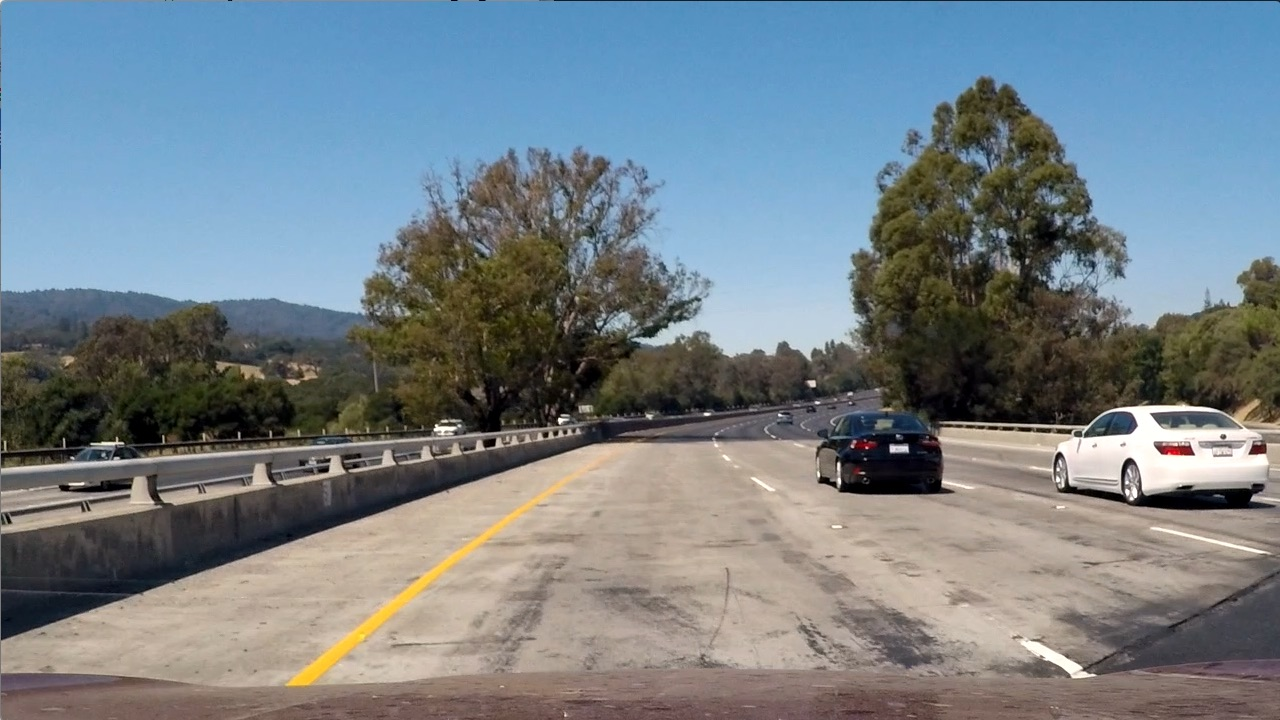
#> input picture test_images/test1.jpg, 1280 x 720 px
$ jupyter execute --allow-errors project_2.ipynb   (older library calls are emulated)
#> lines starting #> are read from the running program, lines starting #| are printed output that depends on the picture; after the words box and inside, x2 and y2 are one past the last pixel; in counts of white or black regions, pixels touching at a corner belong together
#> in test_binary, image1 is the input picture: shape (720, 1280, 3); mean R, G, B 117.5, 128.7, 135.5
# The goals / steps of this project are the following:

* Compute the camera calibration matrix and distortion coefficients given a set of chessboard images.
* Apply a distortion correction to raw images.
* Use color transforms, gradients, etc., to create a thresholded binary image.
* Apply a perspective transform to rectify binary image ("birds-eye view").
* Detect lane pixels and fit to find the lane boundary.
* Determine the curvature of the lane and vehicle position with respect to center.
* Warp the detected lane boundaries back onto the original image.
* Output visual display of the lane boundaries and numerical estimation of lane curvature and vehicle position.

### Part 1: Camera Calibration

[cell 1]
import numpy as np
import cv2
import matplotlib.pyplot as plt
import matplotlib.image as mpimg
import glob
import os

class Calibration():

    '''Computes the camera calibration matrix (mtx) and distortion coefficients (dist) using a set of chessboard images.
    Also applies distortion correction to raw images.'''

    def __init__(self):

        self.mtx, self.dist = self.get_mtx_dist()

    def get_mtx_dist(self):

        #list the calibration images
        images = glob.glob(os.path.join('camera_cal', 'calibration*.jpg'))

        #arrays to hold the points
        object_points = []
        image_points = []

        #create object points
        objp = np.zeros((6*9, 3), np.float32)
        objp[:, :2] = np.mgrid[0:9, 0:6].T.reshape(-1, 2)

        #iterate through the images and find the chessboard corners
        for image in images:
            img = cv2.imread(image)
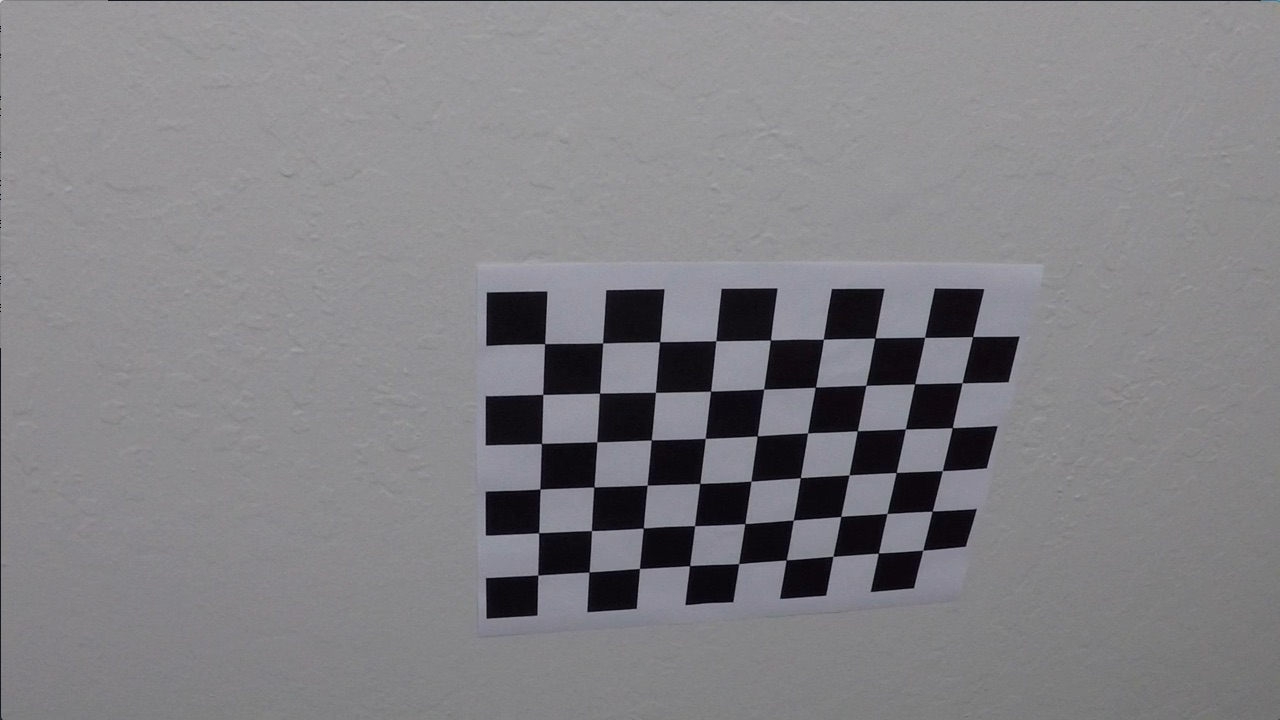
#> input picture camera_cal/calibration10.jpg, 1280 x 720 px
#> img is the input picture: shape (720, 1280, 3); mean B, G, R 133.1, 129.4, 130.2
            gray = cv2.cvtColor(img, cv2.COLOR_BGR2GRAY)

            #find chessboard corners
            ret, corners = cv2.findChessboardCorners(gray, (9,6), None)
#> ret = True; corners = 54 rows, first 8: [545.3, 343.1], [602.7, 342.8], [660.1, 341.3], [715.8, 340.7], [770.6, 340], [823.5, 339.2], [874.3, 338.5], [925.1, 337.4]

            #if we find corners, add points to object and image points
            if ret == True:
                image_points.append(corners)
                object_points.append(objp)

        #get the image size
        img_size = (gray.shape[1], gray.shape[0])

        #calibrates given image points, object points, and shape of the grayscale image
        ret, mtx, dist, rvecs, tvecs = cv2.calibrateCamera(object_points, image_points, img_size, None, None)
#> ret = 0.68; mtx = [[1143.7, 0, 681.7], [0, 1109.2, 367.7], [0, 0, 1]]; dist = [[-0.515, 2.99, -0.00876, 0.00937, 1.41]]; rvecs = ([0.451, -0.252, 0.0361],); tvecs = ([-2.31, -0.422, 19.12],)
#> in __init__, `self.mtx, self.dist = self.get_mtx_dist()`: self.mtx has the same summary as mtx in get_mtx_dist; self.dist = [[-0.515, 2.99, -0.00876, 0.00937, 1.41]]

        return mtx, dist

    def undistort(self, image):

        undist = cv2.undistort(image, self.mtx, self.dist, None, self.mtx)

        return undist

[cell 2]
#utilize the calibration class to display the original calibration image and the undistorted image

def test_undistort():

    image = mpimg.imread('camera_cal/calibration1.jpg')
    camera_calibration = Calibration()
    undistorted_image = camera_calibration.undistort(image)

    f, (ax1, ax2) = plt.subplots(1, 2, figsize=(20, 7))
    f.tight_layout()

    ax1.imshow(image)
    ax1.set_title('Original Image', fontsize=25)
    ax2.imshow(undistorted_image)
    ax2.set_title('Undistorted Image', fontsize=25)
    plt.subplots_adjust(left=0., right=1, top=0.9, bottom=0.)
    plt.savefig('output_images/undistorted_image')

#> (the rest of this cell did not finish here and is left out)

### Part 2: Binary Thresholded Image

[cell 3]
class Binary_Threshold():

    '''Uses an HLS color transform and and Sobel gradients to create a thresholded binary image.
    Also adds a region of interest mask to the image around where the road lane lines are.'''

    def abs_sobel_threshold(self, image, orient='x', sobel_kernel = 3, thresh = (0, 255)):

        #convert to grayscale
        gray = cv2.cvtColor(image, cv2.COLOR_BGR2GRAY)

        #take derivative in x and absolute value of the derivative
        if orient == 'x':
            abs_sobel = np.absolute(cv2.Sobel(gray, cv2.CV_64F, 1, 0))
        elif orient == 'y':
            abs_sobel = np.absolute(cv2.Sobel(gray, cv2.CV_64F, 0, 1))

        #scale to 8-bit
        scaled_sobel = np.uint8(255*abs_sobel/np.max(abs_sobel))

        binary_output = np.zeros_like(scaled_sobel)
        binary_output[(scaled_sobel >= thresh[0]) & (scaled_sobel <= thresh[1])] = 1

        return binary_output

    def hls_threshold(self, image, s_thresh = (0, 255)):

        #convert to hls and isolate color channels
#> called with s_thresh = (120, 255)
        hls = cv2.cvtColor(image, cv2.COLOR_RGB2HLS)
#> hls: shape (720, 1280, 3); mean of channels 0, 1, 2 50.1, 109.4, 63
        H = hls[:, :, 0]
        L = hls[:, :, 1]
        S = hls[:, :, 2]

        #threshold the S channel
        binary = np.zeros_like(S)
        binary[(S > s_thresh[0]) & (S <= s_thresh[1])] = 1

        return binary

    def combined_binary_image(self, image):

        #hls threshold
        hls_binary = self.hls_threshold(image, s_thresh = (120, 255))
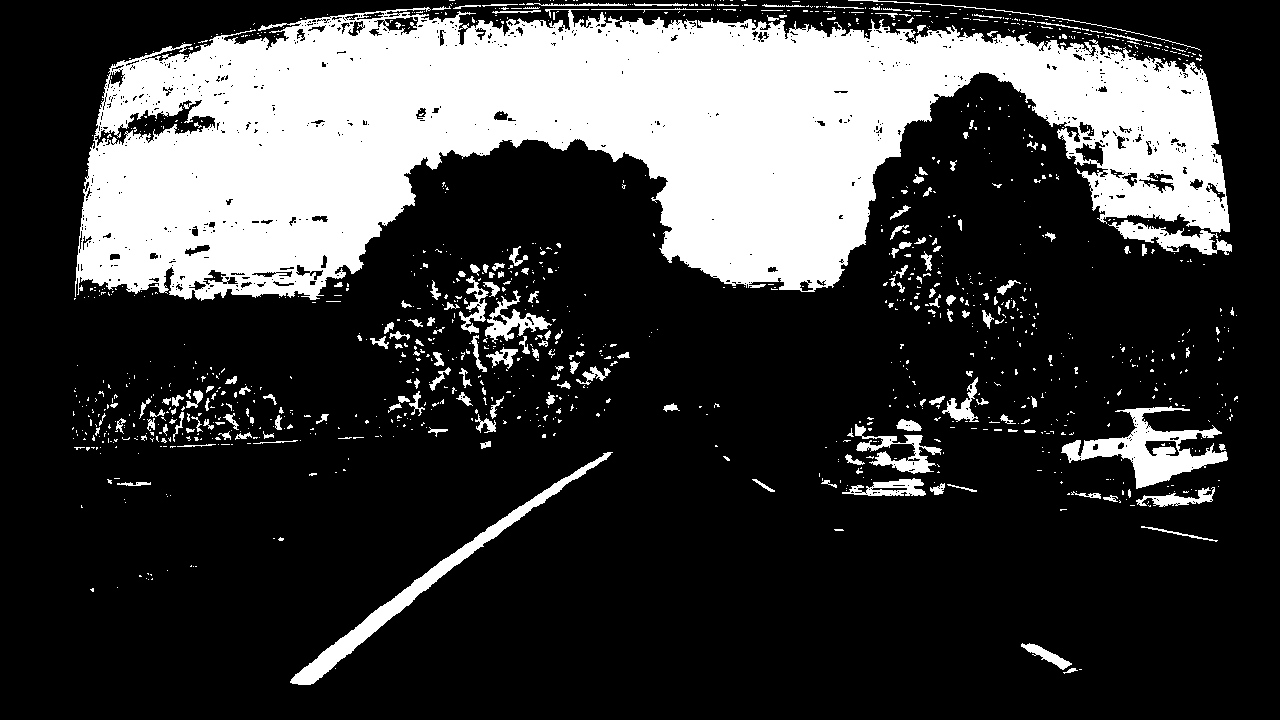
#> hls_binary: shape (720, 1280); values 0 (black) and 1 (white), 24.4% white; 1238 white regions (1041 under 20 px), largest, box (x1, y1, x2, y2) and area: (75, 7, 1230, 301) 193084, (290, 452, 613, 685) 4775, (1061, 406, 1228, 489) 4739

        #sobel threshold
        gradx = self.abs_sobel_threshold(image, orient = 'x', thresh = (20, 255))
#> gradx: shape (720, 1280); values 0 (black) and 1 (white), 7% white in thin lines or dots
        grady = self.abs_sobel_threshold(image, orient = 'y', thresh = (25, 255))
#> grady: shape (720, 1280); values 0 (black) and 1 (white), 7.5% white in thin lines or dots

        #combine threshold
        combined_binary_image = np.zeros_like(hls_binary)
        combined_binary_image[((gradx == 1) & (grady == 1)) | (hls_binary ==1)] = 1

        #apply region of interest mask
        binary = self.region_of_interest(combined_binary_image)
        return binary

    def region_of_interest(self, image):
        #applies a region of interest mask

        image_size = image.shape[:2]

        vertices = np.array([[(image_size[1] / 2 -70, image_size[0] / 2 + 80 ),
                              (0, image_size[0]), (image_size[1], image_size[0]),
                              (image_size[1] / 2 + 80, image_size[0] / 2 + 80)]], dtype = np.int32)

        #define a blank mask
        mask = np.zeros_like(image)

        #defining a 3 channel or 1 channel color to fill the mask with depending on the input image
        if len(image.shape) > 2:
            channel_count = image.shape[2]  # i.e. 3 or 4 depending on your image
            ignore_mask_color = (255,) * channel_count
        else:
            ignore_mask_color = 255

        #filling pixels inside the polygon defined by "vertices" with the fill color
        cv2.fillPoly(mask, vertices, ignore_mask_color)
#> mask: shape (720, 1280); 21.7% white; 1 white region, box (x1, y1, x2, y2) and area: (2, 440, 1279, 720) 200343

        return cv2.bitwise_and(image, mask)

[cell 4]
def test_binary():

    #display an output
    image1 = mpimg.imread('test_images/test1.jpg')
    camera_calibration = Calibration()
    undistorted_image = camera_calibration.undistort(image1)

    #apply the binary threshold
    binary_thresh = Binary_Threshold()
    combined_image = binary_thresh.combined_binary_image(undistorted_image)
#> combined_image: shape (720, 1280); values 0 (black) and 1 (white), 0.8% white; 366 white regions (351 under 20 px), largest, box (x1, y1, x2, y2) and area: (288, 452, 613, 685) 4779, (1016, 637, 1085, 675) 774, (498, 444, 594, 476) 242

    f, (ax1, ax2) = plt.subplots(1, 2, figsize=(20, 7))
    f.tight_layout()

    ax1.imshow(undistorted_image)
    ax1.set_title('Undistorted Image', fontsize=20)
    ax2.imshow(combined_image, cmap = 'gray')
    ax2.set_title('Combined Binary Image with Threshold', fontsize=20)
    plt.subplots_adjust(left=0., right=1, top=0.9, bottom=0.)
    plt.savefig('output_images/threshold_image')

test_binary()

### Part 3: Image Perspective Transform

[cell 5]
class Perspective_Transform():
    '''Computes the perspective transform matrix M given the source and destination points'''
    def __init__(self):

        image_size = (720, 1280)

        #source points
        self.src = np.float32(
            [[(image_size[1] / 2) - 60, image_size[0] / 2 + 100],
            [((image_size[1] / 6) - 10), image_size[0]],
            [(image_size[1] * 5 / 6) + 60, image_size[0]],
            [(image_size[1] / 2 + 60), image_size[0] / 2 + 100]])

        #destination points
        self.dst = np.float32(
            [[(image_size[1] / 4), 0],
            [(image_size[1] / 4), image_size[0]],
            [(image_size[1] * 3 / 4), image_size[0]],
            [(image_size[1] * 3 / 4), 0]])

        #compute the transform M
        self.M = cv2.getPerspectiveTransform(self.src, self.dst)

        #compute the inverse perspective transform
        self.Minv = cv2.getPerspectiveTransform(self.dst, self.src)

    def warp(self, image):
        warped = cv2.warpPerspective(image, self.M, (image.shape[1], image.shape[0]), flags = cv2.INTER_LINEAR)
        return warped

[cell 6]
def test_warping():

    #display an output
    image = mpimg.imread('test_images/straight_lines1.jpg')
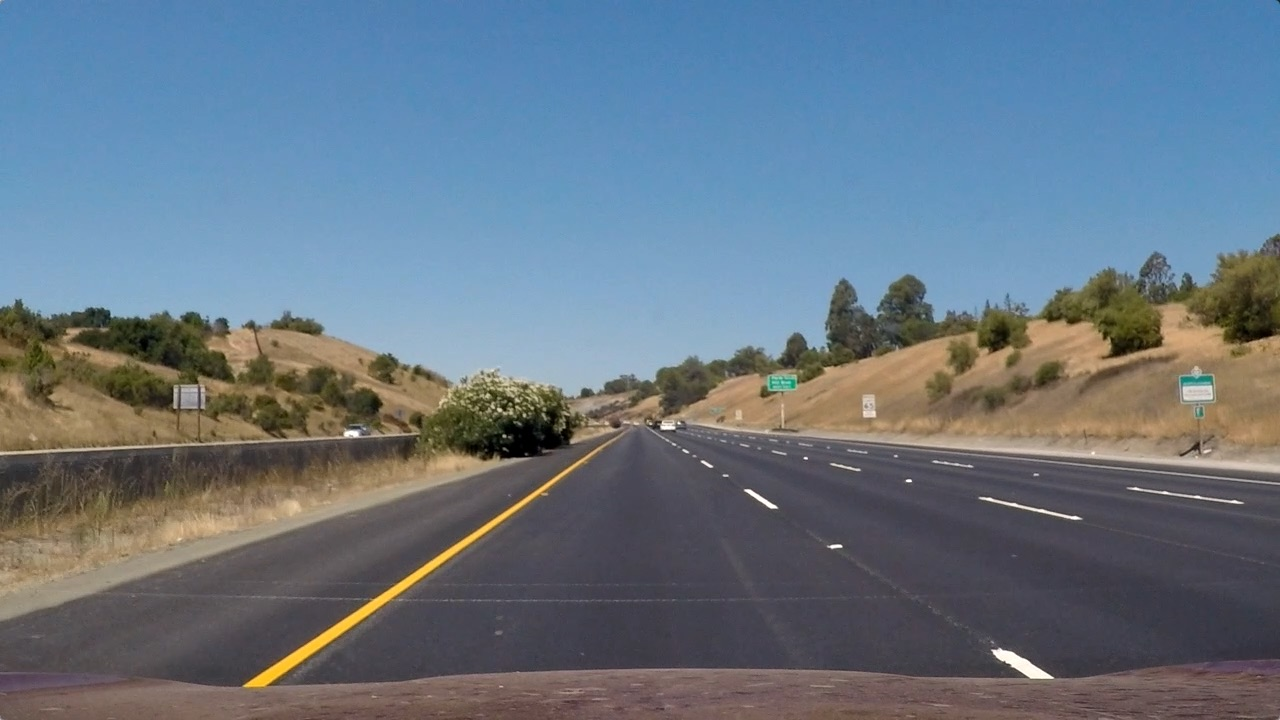
#> input picture test_images/straight_lines1.jpg, 1280 x 720 px
#> image is the input picture: shape (720, 1280, 3); mean R, G, B 103.2, 117.7, 131.2
    camera_calibration = Calibration()
    undistorted_image = camera_calibration.undistort(image)

    #apply the perspective transform
    perspective_transform = Perspective_Transform()
    warped = perspective_transform.warp(undistorted_image)
#> in warp, `warped = cv2.warpPerspective(image, self.M, (image.shape[1], image.sha..`:
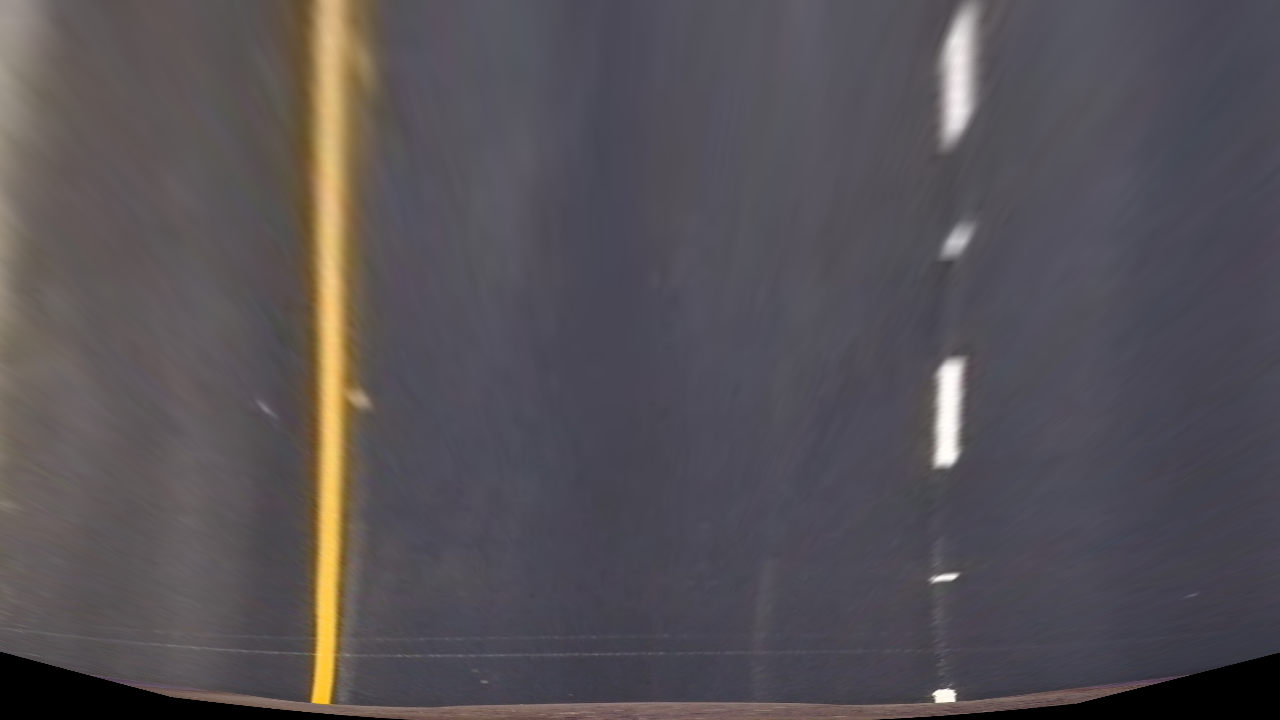
#> warped: shape (720, 1280, 3); mean R, G, B 85.6, 80.9, 85.4

    #draw the source, destination points
    cv2.polylines(undistorted_image, [perspective_transform.src.astype(int)], True, (255, 0, 0), 5)
#> undistorted_image: shape (720, 1280, 3); mean R, G, B 90.9, 100.8, 112.8
    cv2.polylines(warped, [perspective_transform.dst.astype(int)], True, (255, 0, 0), 5)
#> warped: shape (720, 1280, 3); 1.57% of pixels changed, all inside (x1, y1, x2, y2) = (317, 0, 964, 720)
#> (the rest of the program and of its run is left out)
